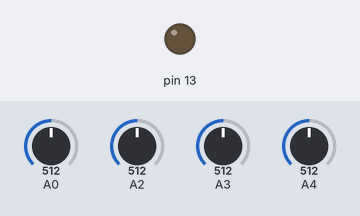
Bench run of a sketch on a simulated Arduino Uno, built with avr-gcc and run on an emulated ATmega328P. Parts: output pins drawn as LEDs (lit = HIGH). The inputs (shaded band) are chosen by the test bench; at power-on: A0 = 512, A2 = 512, A3 = 512, A4 = 512. What the sketch prints to the serial monitor is not drawn.

Above: at 0.1 s.
Timing chart, 0 to 1.6 s (numbered marks = the images above):
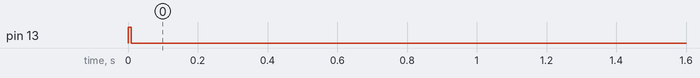

Measured:
- by itself, pin 13: LOW → HIGH at 0.00 s, → LOW 0.01 s later

The sketch:

Gather_A0.ino
```cpp
// Arduino - Pi - Scope By Mike Cook
int buffer [512]; // 1K input buffer
int sample, lastSample;
int pot1, triggerVoltage;
int triggerTimeout = 1000; // time until auto trigger
unsigned long triggerStart;
char triggerType = '2';

void setup(){
  Serial.begin(115200);
  pinMode(13,OUTPUT);
  // set up fast sampling mode
  ADCSRA = (ADCSRA & 0xf8) | 0x04; // set 16 times division
}

void loop(){
  if( triggerType != '2') trigger(); // get a trigger
  digitalWrite(13,HIGH);// timing marker
  for(int i=0; i<512 ; i++){
    buffer[i] = analogRead(0);
  }
  digitalWrite(13,LOW); // timing marker
  pot1 = analogRead(2); // switch channel to cursor pot
  for(int i=0; i<512 ; i++){
    Serial.write(buffer[i]>>8);
    Serial.write(buffer[i] & 0xff);
  }
  // send back pot values for cursors
  pot1 = analogRead(2);
  analogRead(3); // next cursor pot
  Serial.write(pot1>>8);
  Serial.write(pot1 & 0xff);
  pot1 = analogRead(3);
  triggerVoltage = analogRead(4);
  Serial.write(pot1>>8);
  Serial.write(pot1 & 0xff);
  triggerVoltage = analogRead(4);
  pot1 = analogRead(0); // prepair for next sample run
  Serial.write(triggerVoltage>>8);
  Serial.write(triggerVoltage & 0xff);

  while(Serial.available() == 0) { } // wait for next request
  triggerType = Serial.read(); // see what trigger to use
  while (Serial.available() != 0) { // remove any other bytes in buffer
     Serial.read();
  }
}

void trigger(){
  // trigger at rising zero crossing
  triggerStart = millis();
  sample = analogRead(0);
  do {
  lastSample = sample;
  sample = analogRead(0);
  }
  while(!(lastSample < triggerVoltage && sample > triggerVoltage) && (millis() - triggerStart < triggerTimeout));
}
```
